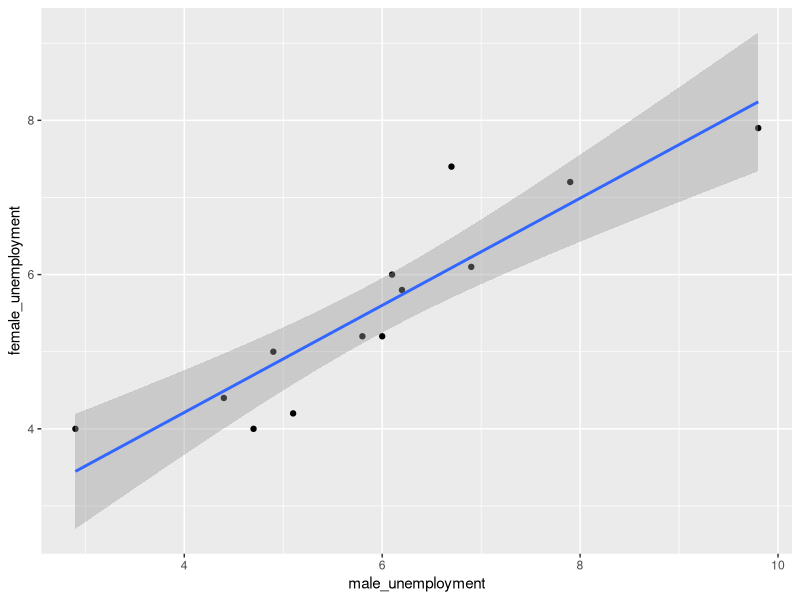
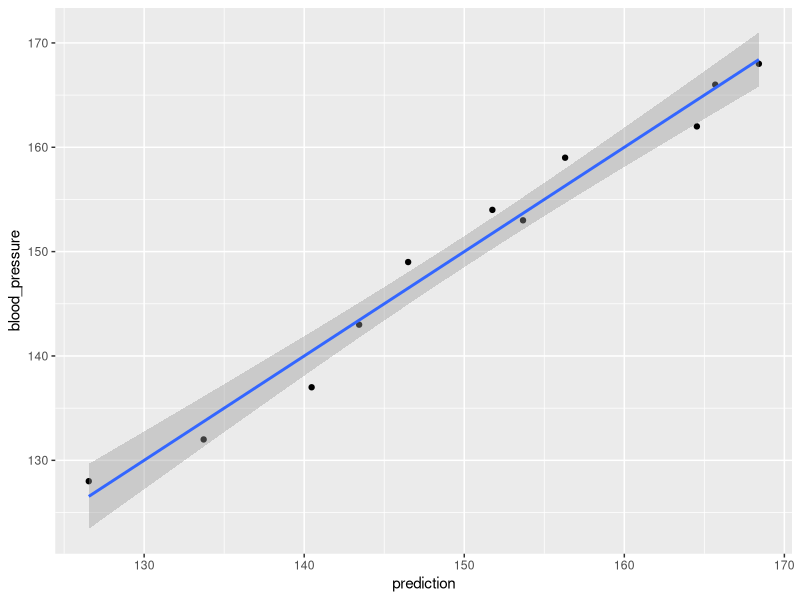
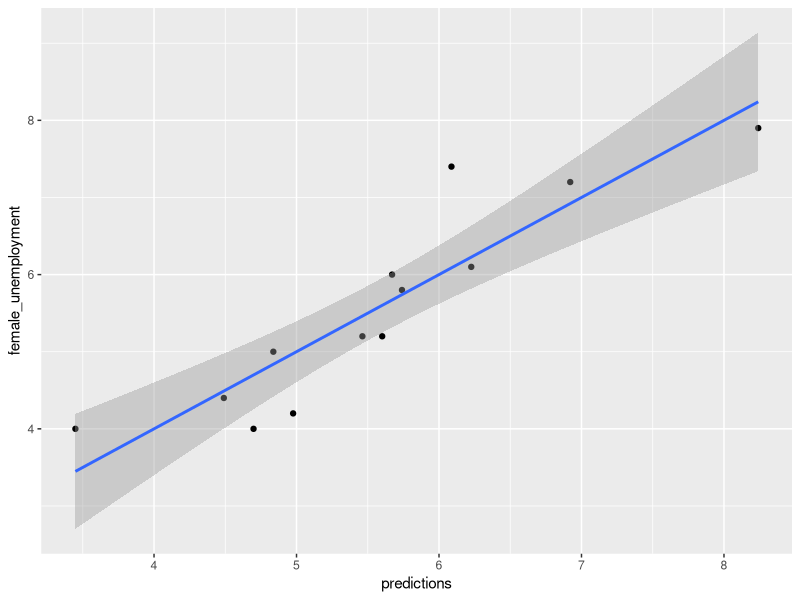
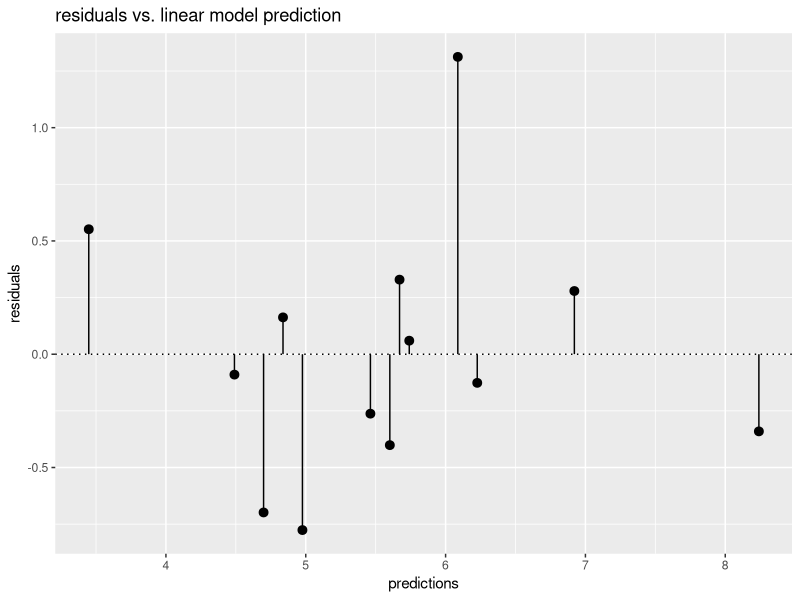

Recreate these plots in R, in order.
## ---- chunk 1
knitr::opts_chunk$set(echo = TRUE)
## ---- chunk 2

# importando os dados
unemployment <- read.delim(file = "unemployment.txt", sep = "")

# verificando os quantis dos dados
summary(unemployment[,2:3])

# definindo a fórmula que expressa female_unemployment em função de male_unemployment
fmla <- female_unemployment ~ male_unemployment

# fitando o modelo em unemployment_model
unemployment_model <-  lm(fmla, data = unemployment)

# visualizando o modelo 
unemployment_model

## ---- chunk 3

summary(unemployment_model)

## ---- chunk 4

# predizendo o desemprego entre mulheres a partir da taxa de desemprego entre homens
newrates <- data.frame(male_unemployment = 5) # taxa de desemprego entre homens igual a 5%
pred <- predict(unemployment_model, newdata = newrates)
pred

## ---- chunk 5

library(ggplot2)

ggplot(unemployment, aes(x = male_unemployment, y = female_unemployment)) + 
  geom_point() +
  geom_smooth(method = "lm")

## ---- chunk 6

# importando os dados
bloodpressure <- read.delim(file = "bloodpressure.txt", sep = "")

# verificando os quantis dos dados
summary(bloodpressure[,2:4])

# criando a fórmula
fmla <- blood_pressure ~ age + weight

# fitando o modelo: bloodpressure_model
bloodpressure_model <- lm(fmla, data = bloodpressure)

# examinando o modelo
summary(bloodpressure_model)

## ---- chunk 7

# predizendo pressão usando o modelo bloodpressure_model
bloodpressure$prediction <- predict(bloodpressure_model)

# visualizando os resultados
ggplot(bloodpressure, aes(x = prediction, y = blood_pressure)) + 
    geom_point() +
  geom_smooth(method = "lm")

## ---- chunk 8

# predição do modelo
unemployment$predictions <- predict(unemployment_model)

# predição X variável dependente
ggplot(unemployment, aes(x = predictions, y = female_unemployment)) + 
  geom_point() +
  geom_smooth(method = "lm")

# calculando o residual
unemployment$residuals <- unemployment$female_unemployment - unemployment$predictions

# visualizando os residuais do modelo
ggplot(unemployment, aes(x = predictions, y = residuals)) + 
  geom_pointrange(aes(ymin = 0, ymax = residuals)) + 
  geom_hline(yintercept = 0, linetype = 3) + 
  ggtitle("residuals vs. linear model prediction")

## ---- chunk 9

# criando um objeto para os residuais do modelo
res <- unemployment$residuals

# calculando a RMSE
rmse <- sqrt(mean(res^2))
rmse

# calculando o desvio padrão da variável dependente
sd_unemployment <- sd(unemployment$female_unemployment)
sd_unemployment

## ---- chunk 10

# cálculo do da soma dos residuais ao quadrado (numerador)
rss <- sum(unemployment$residuals^2)
rss

# cálculo da soma dos erros ao quadrado (denominador)
fe_mean <- mean(unemployment$female_unemployment) # média da variável dependente
tss <- sum((unemployment$female_unemployment - fe_mean)^2)
tss

# cálculo do R²
rsq <- 1 - (rss/tss)
rsq

## ---- chunk 11

